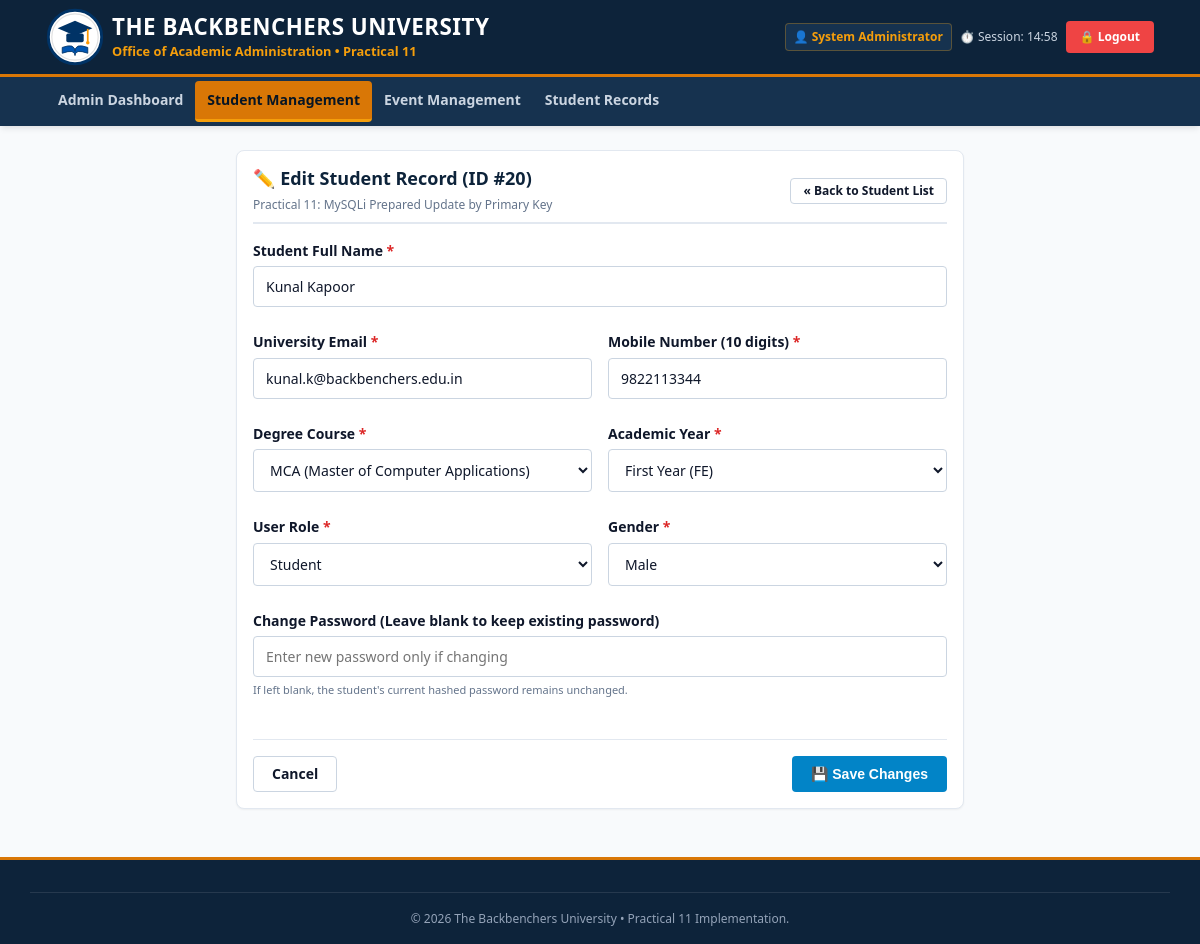
The app's page /admin/student_edit.php?id=20 (signed in) with its own data.
### tables this page shows
CREATE TABLE students (
    id INT AUTO_INCREMENT PRIMARY KEY,
    name VARCHAR(100) NOT NULL,
    email VARCHAR(100) NOT NULL UNIQUE,
    mobile VARCHAR(15) NOT NULL,
    password VARCHAR(255) NULL,
    course VARCHAR(100) NOT NULL,
    year VARCHAR(50) NOT NULL,
    role VARCHAR(20) NOT NULL DEFAULT 'student',
    gender VARCHAR(20) DEFAULT 'Unspecified',
    created_at TIMESTAMP DEFAULT CURRENT_TIMESTAMP
);

### php/auth_check.php (called while the page is built, shortened)
<?php
$timeout_duration = 900;
if (!empty($_SESSION["bbu_logged_in"])) {
    $now = time();
    $last_activity = $_SESSION["last_activity"] ?? $now;
    $inactive_time = $now - $last_activity;
    $session_remaining_seconds = max(0, $timeout_duration - $inactive_time);
} else {
    $session_remaining_seconds = 0;
}
?>

### admin/student_edit.php (the view, shortened to what this page needs)
<?php
require_once dirname(__DIR__) . "/php/auth_check.php";
$adminName = htmlspecialchars($_SESSION["user_name"] ?? "Administrator");
$studentId = (int)($_GET["id"] ?? $_POST["id"] ?? 0);
$stmt = $conn->prepare("SELECT id, name, email, mobile, course, year, role, gender FROM students WHERE id = ? LIMIT 1");
$stmt->bind_param("i", $studentId);
$stmt->execute();
$result = $stmt->get_result();
$student = $result->fetch_assoc();
?>
<!DOCTYPE html>
<html lang="en">
<head>
    <link rel="stylesheet" href="../style.css">
</head>
<body>
    <header>
        <div class="container header-inner">
            <a href="../index.html" class="header-brand">
                <img src="../images/logo.svg" alt="University Logo" class="header-logo">
                <div class="header-title">
                    <h1>THE BACKBENCHERS UNIVERSITY</h1>
                    <p>Office of Academic Administration &bull; Practical 11</p>
                </div>
            </a>
            <div class="header-quick-info">
                <span class="badge-tag">👤 <?php echo $adminName; ?></span>
                <span class="session-timer-badge" id="session-timer-badge">
                    ⏱️ Session: <span id="session-timer-clock" data-remaining="<?php echo $session_remaining_seconds ?? 900; ?>">14:59</span>
                </span>
                <a href="../php/logout.php" style="background:#ef4444; color:#fff; padding:6px 14px; border-radius:4px; text-decoration:none; font-weight:600; font-size:12px;">
                    🔒 Logout
                </a>
            </div>
        </div>
    </header>
    <nav>
        <div class="container nav-container">
            <div class="nav-menu">
                <ul class="nav-links">
                    <li><a href="../admin_dashboard.php">Admin Dashboard</a></li>
                    <li><a href="students.php" class="active">Student Management</a></li>
                    <li><a href="events.php">Event Management</a></li>
                    <li><a href="../records.php">Student Records</a></li>
                </ul>
            </div>
        </div>
    </nav>
    <main class="container" style="margin-top: var(--space-lg); margin-bottom: var(--space-xl); max-width: 760px;">
        <div class="card">
            <div class="card-header" style="display: flex; justify-content: space-between; align-items: center; flex-wrap: wrap;">
                <div>
                    <h2>✏️ Edit Student Record (ID #<?php echo (int)$student['id']; ?>)</h2>
                    <p style="color: var(--text-muted); font-size: var(--font-xs); margin-top: 4px;">
                        Practical 11: MySQLi Prepared Update by Primary Key
                    </p>
                </div>
                <a href="students.php" class="btn btn-outline btn-sm">&laquo; Back to Student List</a>
            </div>
            <form method="POST" action="student_edit.php">
                <div class="d-flex flex-col gap-md">
                    <div class="form-group">
                        <label for="name">Student Full Name <span style="color: var(--danger);">*</span></label>
                        <input type="text" id="name" name="name" class="form-control" value="<?php echo htmlspecialchars($student['name']); ?>" required>
                    </div>
                    <div class="grid-2-col" style="display: grid; grid-template-columns: 1fr 1fr; gap: var(--space-md);">
                        <div class="form-group">
                            <label for="email">University Email <span style="color: var(--danger);">*</span></label>
                            <input type="email" id="email" name="email" class="form-control" value="<?php echo htmlspecialchars($student['email']); ?>" required>
                        </div>
                        <div class="form-group">
                            <label for="mobile">Mobile Number (10 digits) <span style="color: var(--danger);">*</span></label>
                            <input type="tel" id="mobile" name="mobile" class="form-control" pattern="[0-9]{10}" maxlength="10" value="<?php echo htmlspecialchars($student['mobile']); ?>" required>
                        </div>
                    </div>
                    <div class="grid-2-col" style="display: grid; grid-template-columns: 1fr 1fr; gap: var(--space-md);">
                        <div class="form-group">
                            <label for="course">Degree Course <span style="color: var(--danger);">*</span></label>
                            <select id="course" name="course" class="form-control" required>
                                <option value="MCA" <?php if ($student['course'] === "MCA") echo 'selected'; ?>>MCA (Master of Computer Applications)</option>
                            </select>
                        </div>
                        <div class="form-group">
                            <label for="year">Academic Year <span style="color: var(--danger);">*</span></label>
                            <select id="year" name="year" class="form-control" required>
                                <option value="First Year (FE)" <?php if ($student['year'] === "First Year (FE)") echo 'selected'; ?>>First Year (FE)</option>
                            </select>
                        </div>
                    </div>
                    <div class="grid-2-col" style="display: grid; grid-template-columns: 1fr 1fr; gap: var(--space-md);">
                        <div class="form-group">
                            <label for="role">User Role <span style="color: var(--danger);">*</span></label>
                            <select id="role" name="role" class="form-control" required>
                                <option value="student" <?php if (strtolower($student['role']) === "student") echo 'selected'; ?>>Student</option>
                            </select>
                        </div>
                        <div class="form-group">
                            <label for="gender">Gender <span style="color: var(--danger);">*</span></label>
                            <select id="gender" name="gender" class="form-control" required>
                                <option value="Male" <?php if ($student['gender'] === "Male") echo 'selected'; ?>>Male</option>
                            </select>
                        </div>
                    </div>
                    <div class="form-group">
                        <label for="new_password">Change Password (Leave blank to keep existing password)</label>
                        <input type="password" id="new_password" name="new_password" class="form-control" placeholder="Enter new password only if changing" minlength="8">
                        <small style="color: var(--text-muted); font-size: 11px;">
                            If left blank, the student's current hashed password remains unchanged.
                        </small>
                    </div>
                    <div class="d-flex justify-between align-center" style="margin-top: var(--space-md); border-top: 1px solid var(--border-color); padding-top: var(--space-md);">
                        <a href="students.php" class="btn btn-outline">Cancel</a>
                        <button type="submit" class="btn btn-primary btn-md">💾 Save Changes</button>
                    </div>
                </div>
            </form>
        </div>
    </main>
    <footer>
        <div class="container footer-bottom">
            <p>&copy; 2026 The Backbenchers University &bull; Practical 11 Implementation.</p>
        </div>
    </footer>
</body>
</html>

### records on screen
students: id "20", name "Kunal Kapoor", email "kunal.k@backbenchers.edu.in", mobile "9822113344", course "MCA (Master of Computer Applications)", year "First Year (FE)", role "Student", gender "Male"

### other values on screen
$adminName "System Administrator"
